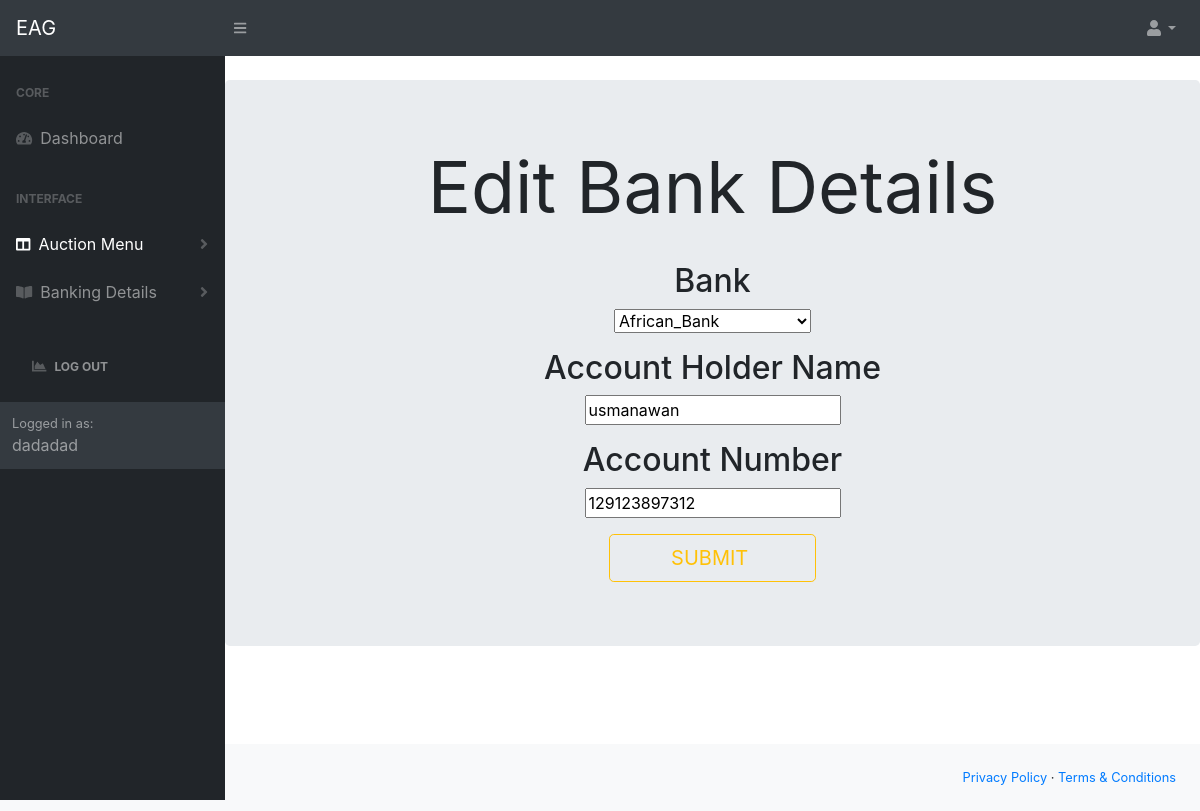
The app's page /BankEdit/ (signed in), older data.
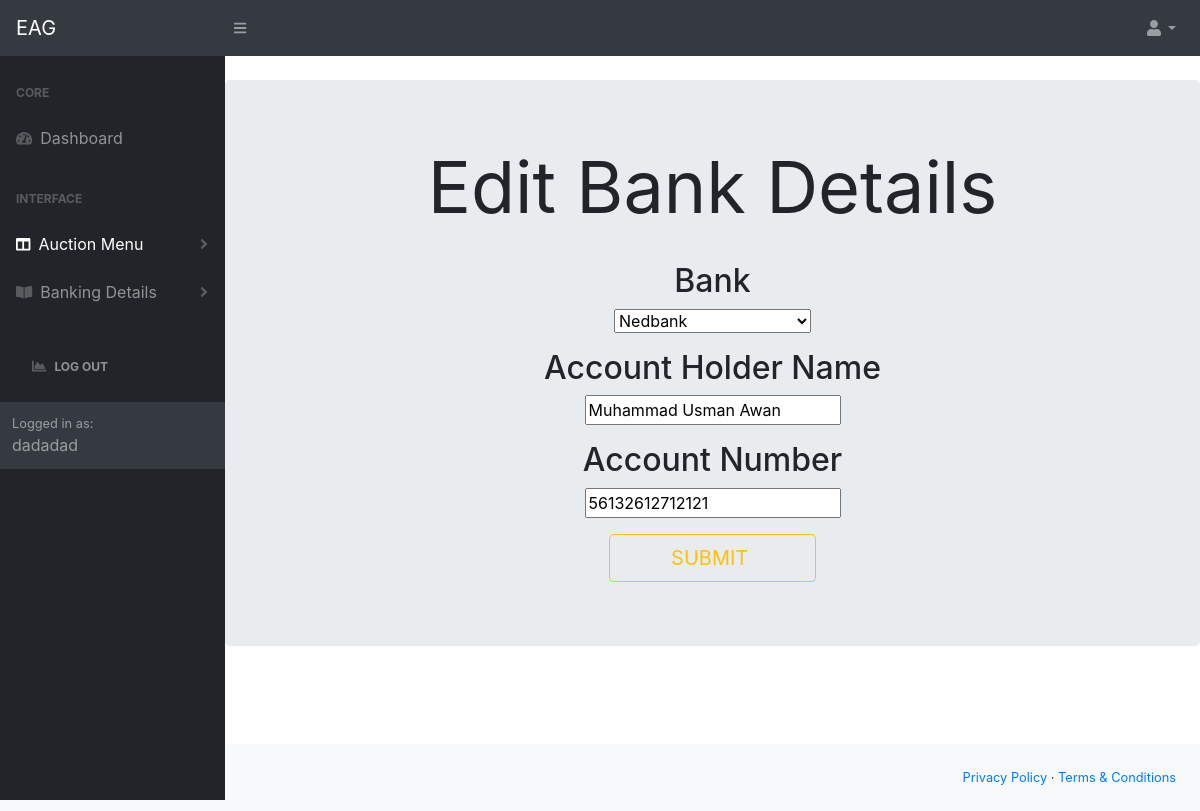
The same page, newer data.
### dashboard/models.py (models this page shows, shortened)
class Customer(models.Model):
    user = models.OneToOneField(User, on_delete=models.CASCADE, null=True)
    name = models.CharField(max_length=200, null=True)
    first_name = models.CharField(max_length=200, null=True)
    last_name = models.CharField(max_length=200, null=True)
    account_holder_name = models.CharField(max_length=200, null=True)
    account_number = models.CharField(max_length=200, null=True)
    phone = models.CharField(max_length=200, null=True)
    CATEGORY = (
			('Capitec', 'Capitec'),
			('Absa', 'Absa'),
			('Nedbank', 'Nedbank'),
			('Standard Bank', 'Standard_bank'),
			('Tyme Bank', 'Tyme'),
			('Bidvest', 'Bidvest'),
			('African Bank', 'African_Bank'),
			('Gro bank south Africa', 'Gro_bank_south_Africa'),
			('FNB South Africa', 'FNB_South_Africa'),
			('FNB Namibia', 'FNB_Namibia'),
			('FNB South Africa', 'FNB_South_Africa'),
			('FNB Swaziland', 'FNB_Swaziland'),
			('FNB Zambia', 'FNB_Zambia'),
			)
    banks = models.CharField(max_length=200, null=True, choices=CATEGORY)

### dashboard/views.py (the view, shortened to what this page needs)
# urls.py: path('BankEdit/', views.bankedit, name="bank_edit"),
@login_required(login_url="homepage")
def bankedit(request):
    customer = request.user.customer
    useR = request.user
    userform = CreatUserForm(instance=customer)
    context = {
        'CreatUserForm': userform,
    }
    return render(request, 'dashboard/dist/BankingEdit.html', context)

### dashboard/forms.py
class CreatUserForm(UserCreationForm):
    first_name = forms.CharField(max_length=30, required=True, help_text='First Name.', label='First Name')
    last_name = forms.CharField(max_length=30, required=True, help_text='Optional.' ,label='Last Name')
    account_holder_name = forms.CharField(max_length=30, required=True)
    account_number = forms.CharField(max_length=30, required=True)
    phone = forms.CharField(max_length=30 , required=True)
    CATEGORY = (
			('Capitec', 'Capitec'),
			('Absa', 'Absa'),
			('Nedbank', 'Nedbank'),
			('Standard Bank', 'Standard_bank'),
			('Tyme Bank', 'Tyme'),
			('Bidvest', 'Bidvest'),
			('African Bank', 'African_Bank'),
			('Gro bank south Africa', 'Gro_bank_south_Africa'),
			('FNB South Africa', 'FNB_South_Africa'),
			('FNB Namibia', 'FNB_Namibia'),
			('FNB South Africa', 'FNB_South_Africa'),
			('FNB Swaziland', 'FNB_Swaziland'),
			('FNB Zambia', 'FNB_Zambia'),
			)
    banks = forms.ChoiceField(choices=CATEGORY)
    class Meta:
        model =  User
        fields =  ['username', 'first_name', 'last_name', 'email', 'phone', 'account_holder_name','account_number', 'banks','password1', 'password2']

### dashboard/templates/dashboard/dist/BankingEdit.html (shortened to what the changed rows need)
<!DOCTYPE html>
{% load static %}
<html lang="en">
    <head>
        <link href="{%static 'css/styles.css' %}" rel="stylesheet" />
        <link href="https://cdn.datatables.net/1.10.20/css/dataTables.bootstrap4.min.css" rel="stylesheet" />
    </head>
    <body class="sb-nav-fixed">
        <div id="layoutSidenav">
            <div id="layoutSidenav_content">
                <main>
                        <div class="container jumbotron mt-4">
    <form class="well form-horizontal text-center" enctype="multipart/form-data"  action=" " method="POST"  id="contact_form">
<legend><center><h2 class="display-3 "><b>Edit Bank Details</b></h2></center></legend><br>
<div class="form-group">
    <h2>Bank </h2> {{CreatUserForm.banks}}
</div>
<div class="form-group">
  <h2>Account Holder Name </h2> {{CreatUserForm.account_holder_name}}
</div>
<div class="form-group">
  <h2>Account Number </h2>{{CreatUserForm.account_number}}
</div>
</div>
</div>
    </div>
    </body>
</html>

Row changes from the older to the newer data that the page shows:
changed Customer: banks "African_Bank" → "Nedbank"; account_holder_name "usmanawan" → "Muhammad Usman Awan"; account_number "129123897312" → "56132612712121"
